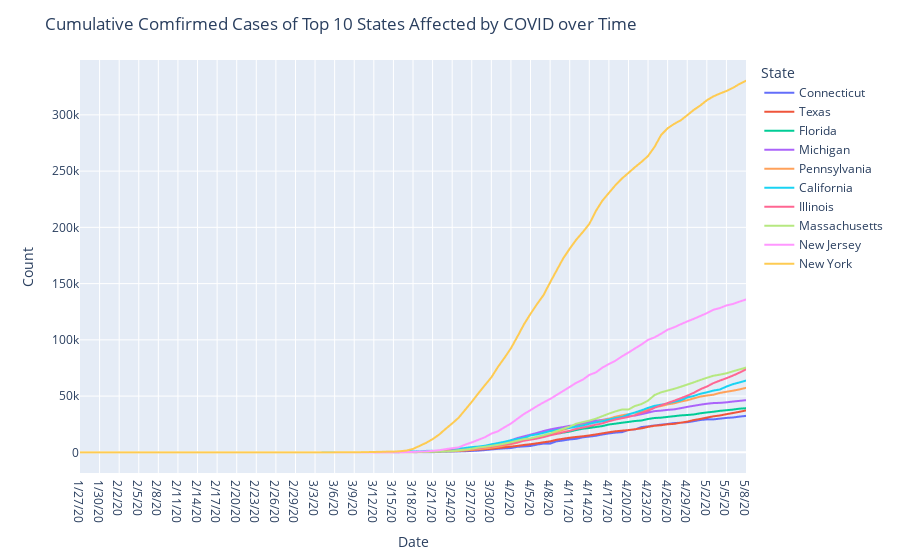

Source (notebook cell):
### Code cell
top10 = states.tail(10)
top10_ = reformat(top10)

fig = px.line(top10_, x='Date', y='Count', color='State')
fig.update_layout(title='Cumulative Comfirmed Cases of Top 10 States Affected by COVID over Time')
fig.show()
